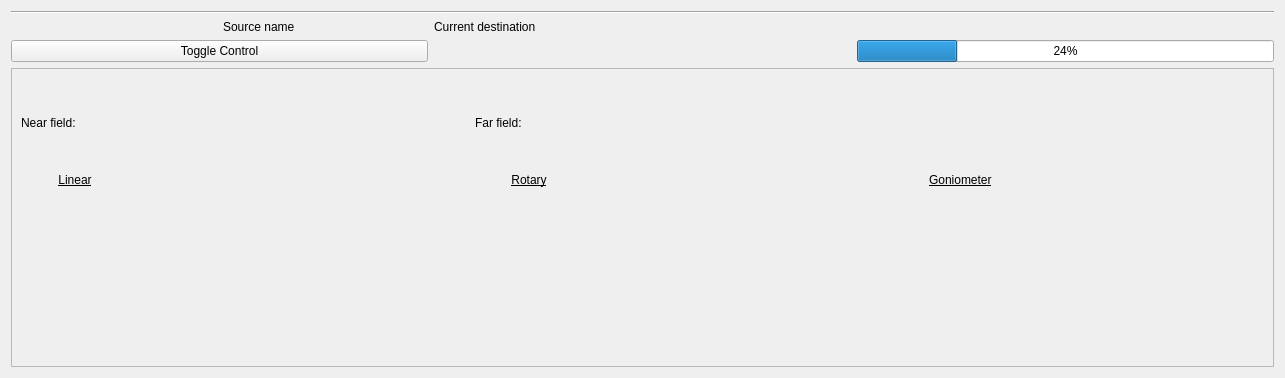
<?xml version="1.0" encoding="UTF-8"?>
<ui version="4.0">
 <class>BtmsSourceOverviewWidget</class>
 <widget class="QWidget" name="BtmsSourceOverviewWidget">
  <property name="geometry">
   <rect>
    <x>0</x>
    <y>0</y>
    <width>1285</width>
    <height>378</height>
   </rect>
  </property>
  <property name="sizePolicy">
   <sizepolicy hsizetype="Preferred" vsizetype="Maximum">
    <horstretch>0</horstretch>
    <verstretch>0</verstretch>
   </sizepolicy>
  </property>
  <property name="maximumSize">
   <size>
    <width>16777215</width>
    <height>16777215</height>
   </size>
  </property>
  <property name="windowTitle">
   <string>Form</string>
  </property>
  <layout class="QGridLayout" name="source_layout">
   <item row="1" column="1" alignment="Qt::AlignVCenter">
    <widget class="BtmsLaserDestinationLabel" name="current_dest_label">
     <property name="sizePolicy">
      <sizepolicy hsizetype="Preferred" vsizetype="Maximum">
       <horstretch>0</horstretch>
       <verstretch>0</verstretch>
      </sizepolicy>
     </property>
     <property name="text">
      <string>Current destination</string>
     </property>
    </widget>
   </item>
   <item row="1" column="0">
    <layout class="QHBoxLayout" name="source_and_validity_layout">
     <item>
      <widget class="BtmsSourceValidWidget" name="valid_widget">
       <property name="frameShape">
        <enum>QFrame::NoFrame</enum>
       </property>
       <property name="frameShadow">
        <enum>QFrame::Raised</enum>
       </property>
      </widget>
     </item>
     <item>
      <widget class="QLabel" name="source_name_label">
       <property name="sizePolicy">
        <sizepolicy hsizetype="Preferred" vsizetype="Maximum">
         <horstretch>0</horstretch>
         <verstretch>0</verstretch>
        </sizepolicy>
       </property>
       <property name="text">
        <string>Source name</string>
       </property>
      </widget>
     </item>
    </layout>
   </item>
   <item row="0" column="0" colspan="3">
    <widget class="Line" name="line">
     <property name="orientation">
      <enum>Qt::Horizontal</enum>
     </property>
    </widget>
   </item>
   <item row="5" column="0" colspan="3">
    <widget class="QFrame" name="motor_frame">
     <property name="frameShape">
      <enum>QFrame::StyledPanel</enum>
     </property>
     <property name="frameShadow">
      <enum>QFrame::Raised</enum>
     </property>
     <layout class="QGridLayout" name="gridLayout_2">
      <item row="4" column="4" colspan="4" alignment="Qt::AlignTop">
       <widget class="TyphosPositionerWidget" name="rotary_widget">
        <property name="sizePolicy">
         <sizepolicy hsizetype="Preferred" vsizetype="Maximum">
          <horstretch>0</horstretch>
          <verstretch>0</verstretch>
         </sizepolicy>
        </property>
        <property name="toolTip">
         <string/>
        </property>
       </widget>
      </item>
      <item row="3" column="4" alignment="Qt::AlignTop">
       <widget class="QLabel" name="rotary_control_label">
        <property name="sizePolicy">
         <sizepolicy hsizetype="Preferred" vsizetype="Preferred">
          <horstretch>0</horstretch>
          <verstretch>0</verstretch>
         </sizepolicy>
        </property>
        <property name="maximumSize">
         <size>
          <width>200</width>
          <height>16777215</height>
         </size>
        </property>
        <property name="font">
         <font>
          <underline>true</underline>
         </font>
        </property>
        <property name="text">
         <string>Rotary</string>
        </property>
        <property name="alignment">
         <set>Qt::AlignCenter</set>
        </property>
       </widget>
      </item>
      <item row="2" column="6">
       <widget class="PyDMLabel" name="far_y_label">
        <property name="sizePolicy">
         <sizepolicy hsizetype="Preferred" vsizetype="Preferred">
          <horstretch>0</horstretch>
          <verstretch>0</verstretch>
         </sizepolicy>
        </property>
        <property name="maximumSize">
         <size>
          <width>200</width>
          <height>16777215</height>
         </size>
        </property>
        <property name="toolTip">
         <string/>
        </property>
        <property name="precision" stdset="0">
         <number>0</number>
        </property>
        <property name="showUnits" stdset="0">
         <bool>false</bool>
        </property>
        <property name="precisionFromPV" stdset="0">
         <bool>true</bool>
        </property>
        <property name="alarmSensitiveContent" stdset="0">
         <bool>false</bool>
        </property>
        <property name="alarmSensitiveBorder" stdset="0">
         <bool>true</bool>
        </property>
        <property name="channel" stdset="0">
         <string/>
        </property>
       </widget>
      </item>
      <item row="2" column="0">
       <widget class="QLabel" name="near_field_label">
        <property name="sizePolicy">
         <sizepolicy hsizetype="Preferred" vsizetype="Preferred">
          <horstretch>0</horstretch>
          <verstretch>0</verstretch>
         </sizepolicy>
        </property>
        <property name="maximumSize">
         <size>
          <width>200</width>
          <height>16777215</height>
         </size>
        </property>
        <property name="toolTip">
         <string>&lt;html&gt;&lt;head/&gt;&lt;body&gt;&lt;p&gt;Near Field X, Y positions&lt;/p&gt;&lt;/body&gt;&lt;/html&gt;</string>
        </property>
        <property name="text">
         <string>Near field:</string>
        </property>
       </widget>
      </item>
      <item row="3" column="0" alignment="Qt::AlignTop">
       <widget class="QLabel" name="linear_control_label">
        <property name="sizePolicy">
         <sizepolicy hsizetype="Preferred" vsizetype="Preferred">
          <horstretch>0</horstretch>
          <verstretch>0</verstretch>
         </sizepolicy>
        </property>
        <property name="maximumSize">
         <size>
          <width>200</width>
          <height>16777215</height>
         </size>
        </property>
        <property name="font">
         <font>
          <underline>true</underline>
         </font>
        </property>
        <property name="text">
         <string>Linear</string>
        </property>
        <property name="alignment">
         <set>Qt::AlignCenter</set>
        </property>
       </widget>
      </item>
      <item row="3" column="9" alignment="Qt::AlignTop">
       <widget class="QLabel" name="goniometer_control_label">
        <property name="sizePolicy">
         <sizepolicy hsizetype="Preferred" vsizetype="Preferred">
          <horstretch>0</horstretch>
          <verstretch>0</verstretch>
         </sizepolicy>
        </property>
        <property name="maximumSize">
         <size>
          <width>200</width>
          <height>16777215</height>
         </size>
        </property>
        <property name="font">
         <font>
          <underline>true</underline>
         </font>
        </property>
        <property name="text">
         <string>Goniometer</string>
        </property>
        <property name="alignment">
         <set>Qt::AlignLeading|Qt::AlignLeft|Qt::AlignVCenter</set>
        </property>
       </widget>
      </item>
      <item row="4" column="9" colspan="3" alignment="Qt::AlignTop">
       <widget class="TyphosPositionerWidget" name="goniometer_widget">
        <property name="sizePolicy">
         <sizepolicy hsizetype="Preferred" vsizetype="Maximum">
          <horstretch>0</horstretch>
          <verstretch>0</verstretch>
         </sizepolicy>
        </property>
        <property name="toolTip">
         <string/>
        </property>
       </widget>
      </item>
      <item row="3" column="1" colspan="3">
       <widget class="PyDMLabel" name="linear_label">
        <property name="sizePolicy">
         <sizepolicy hsizetype="Preferred" vsizetype="Preferred">
          <horstretch>0</horstretch>
          <verstretch>0</verstretch>
         </sizepolicy>
        </property>
        <property name="maximumSize">
         <size>
          <width>200</width>
          <height>16777215</height>
         </size>
        </property>
        <property name="toolTip">
         <string/>
        </property>
        <property name="alignment">
         <set>Qt::AlignCenter</set>
        </property>
        <property name="precision" stdset="0">
         <number>0</number>
        </property>
        <property name="showUnits" stdset="0">
         <bool>false</bool>
        </property>
        <property name="precisionFromPV" stdset="0">
         <bool>true</bool>
        </property>
        <property name="alarmSensitiveContent" stdset="0">
         <bool>false</bool>
        </property>
        <property name="alarmSensitiveBorder" stdset="0">
         <bool>true</bool>
        </property>
        <property name="channel" stdset="0">
         <string/>
        </property>
       </widget>
      </item>
      <item row="4" column="0" colspan="3" alignment="Qt::AlignTop">
       <widget class="TyphosPositionerWidget" name="linear_widget">
        <property name="sizePolicy">
         <sizepolicy hsizetype="Preferred" vsizetype="Maximum">
          <horstretch>0</horstretch>
          <verstretch>0</verstretch>
         </sizepolicy>
        </property>
        <property name="toolTip">
         <string/>
        </property>
       </widget>
      </item>
      <item row="2" column="4">
       <widget class="QLabel" name="far_field_desc_label">
        <property name="sizePolicy">
         <sizepolicy hsizetype="Preferred" vsizetype="Preferred">
          <horstretch>0</horstretch>
          <verstretch>0</verstretch>
         </sizepolicy>
        </property>
        <property name="maximumSize">
         <size>
          <width>200</width>
          <height>16777215</height>
         </size>
        </property>
        <property name="toolTip">
         <string>&lt;html&gt;&lt;head/&gt;&lt;body&gt;&lt;p&gt;Far Field X, Y positions&lt;/p&gt;&lt;/body&gt;&lt;/html&gt;</string>
        </property>
        <property name="text">
         <string>Far field:</string>
        </property>
       </widget>
      </item>
      <item row="2" column="2">
       <widget class="PyDMLabel" name="near_y_label">
        <property name="sizePolicy">
         <sizepolicy hsizetype="Preferred" vsizetype="Preferred">
          <horstretch>0</horstretch>
          <verstretch>0</verstretch>
         </sizepolicy>
        </property>
        <property name="maximumSize">
         <size>
          <width>200</width>
          <height>16777215</height>
         </size>
        </property>
        <property name="toolTip">
         <string/>
        </property>
        <property name="precision" stdset="0">
         <number>0</number>
        </property>
        <property name="showUnits" stdset="0">
         <bool>false</bool>
        </property>
        <property name="precisionFromPV" stdset="0">
         <bool>true</bool>
        </property>
        <property name="alarmSensitiveContent" stdset="0">
         <bool>false</bool>
        </property>
        <property name="alarmSensitiveBorder" stdset="0">
         <bool>true</bool>
        </property>
        <property name="channel" stdset="0">
         <string/>
        </property>
       </widget>
      </item>
      <item row="2" column="1">
       <widget class="PyDMLabel" name="near_x_label">
        <property name="sizePolicy">
         <sizepolicy hsizetype="Preferred" vsizetype="Preferred">
          <horstretch>0</horstretch>
          <verstretch>0</verstretch>
         </sizepolicy>
        </property>
        <property name="maximumSize">
         <size>
          <width>200</width>
          <height>16777215</height>
         </size>
        </property>
        <property name="toolTip">
         <string/>
        </property>
        <property name="precision" stdset="0">
         <number>0</number>
        </property>
        <property name="showUnits" stdset="0">
         <bool>false</bool>
        </property>
        <property name="precisionFromPV" stdset="0">
         <bool>true</bool>
        </property>
        <property name="alarmSensitiveContent" stdset="0">
         <bool>false</bool>
        </property>
        <property name="alarmSensitiveBorder" stdset="0">
         <bool>true</bool>
        </property>
        <property name="channel" stdset="0">
         <string/>
        </property>
       </widget>
      </item>
      <item row="3" column="5" colspan="3">
       <widget class="PyDMLabel" name="rotary_label">
        <property name="sizePolicy">
         <sizepolicy hsizetype="Preferred" vsizetype="Preferred">
          <horstretch>0</horstretch>
          <verstretch>0</verstretch>
         </sizepolicy>
        </property>
        <property name="maximumSize">
         <size>
          <width>200</width>
          <height>16777215</height>
         </size>
        </property>
        <property name="toolTip">
         <string/>
        </property>
        <property name="alignment">
         <set>Qt::AlignCenter</set>
        </property>
        <property name="precision" stdset="0">
         <number>0</number>
        </property>
        <property name="showUnits" stdset="0">
         <bool>false</bool>
        </property>
        <property name="precisionFromPV" stdset="0">
         <bool>true</bool>
        </property>
        <property name="alarmSensitiveContent" stdset="0">
         <bool>false</bool>
        </property>
        <property name="alarmSensitiveBorder" stdset="0">
         <bool>true</bool>
        </property>
        <property name="channel" stdset="0">
         <string/>
        </property>
       </widget>
      </item>
      <item row="2" column="5">
       <widget class="PyDMLabel" name="far_x_label">
        <property name="sizePolicy">
         <sizepolicy hsizetype="Preferred" vsizetype="Preferred">
          <horstretch>0</horstretch>
          <verstretch>0</verstretch>
         </sizepolicy>
        </property>
        <property name="maximumSize">
         <size>
          <width>200</width>
          <height>16777215</height>
         </size>
        </property>
        <property name="toolTip">
         <string/>
        </property>
        <property name="precision" stdset="0">
         <number>0</number>
        </property>
        <property name="showUnits" stdset="0">
         <bool>false</bool>
        </property>
        <property name="precisionFromPV" stdset="0">
         <bool>true</bool>
        </property>
        <property name="alarmSensitiveContent" stdset="0">
         <bool>false</bool>
        </property>
        <property name="alarmSensitiveBorder" stdset="0">
         <bool>true</bool>
        </property>
        <property name="channel" stdset="0">
         <string/>
        </property>
       </widget>
      </item>
      <item row="3" column="10" colspan="2">
       <widget class="PyDMLabel" name="goniometer_label">
        <property name="sizePolicy">
         <sizepolicy hsizetype="Preferred" vsizetype="Preferred">
          <horstretch>0</horstretch>
          <verstretch>0</verstretch>
         </sizepolicy>
        </property>
        <property name="maximumSize">
         <size>
          <width>200</width>
          <height>16777215</height>
         </size>
        </property>
        <property name="toolTip">
         <string/>
        </property>
        <property name="alignment">
         <set>Qt::AlignCenter</set>
        </property>
        <property name="precision" stdset="0">
         <number>0</number>
        </property>
        <property name="showUnits" stdset="0">
         <bool>false</bool>
        </property>
        <property name="precisionFromPV" stdset="0">
         <bool>true</bool>
        </property>
        <property name="alarmSensitiveContent" stdset="0">
         <bool>false</bool>
        </property>
        <property name="alarmSensitiveBorder" stdset="0">
         <bool>true</bool>
        </property>
        <property name="channel" stdset="0">
         <string/>
        </property>
       </widget>
      </item>
     </layout>
    </widget>
   </item>
   <item row="2" column="2">
    <widget class="QProgressBar" name="motion_progress_widget">
     <property name="sizePolicy">
      <sizepolicy hsizetype="Minimum" vsizetype="Maximum">
       <horstretch>0</horstretch>
       <verstretch>0</verstretch>
      </sizepolicy>
     </property>
     <property name="value">
      <number>24</number>
     </property>
    </widget>
   </item>
   <item row="2" column="0">
    <widget class="QPushButton" name="show_motors_button">
     <property name="text">
      <string>Toggle Control</string>
     </property>
     <property name="checkable">
      <bool>true</bool>
     </property>
    </widget>
   </item>
   <item row="2" column="1">
    <widget class="BtmsLaserDestinationChoice" name="target_dest_widget">
     <property name="frameShape">
      <enum>QFrame::NoFrame</enum>
     </property>
     <property name="frameShadow">
      <enum>QFrame::Raised</enum>
     </property>
    </widget>
   </item>
  </layout>
 </widget>
 <customwidgets>
  <customwidget>
   <class>PyDMLabel</class>
   <extends>QLabel</extends>
   <header>pydm.widgets.label</header>
  </customwidget>
  <customwidget>
   <class>TyphosPositionerWidget</class>
   <extends>QWidget</extends>
   <header>typhos.positioner</header>
  </customwidget>
  <customwidget>
   <class>BtmsLaserDestinationLabel</class>
   <extends>QLabel</extends>
   <header>btms_ui.widgets</header>
  </customwidget>
  <customwidget>
   <class>BtmsLaserDestinationChoice</class>
   <extends>QFrame</extends>
   <header>btms_ui.widgets</header>
   <container>1</container>
  </customwidget>
  <customwidget>
   <class>BtmsSourceValidWidget</class>
   <extends>QFrame</extends>
   <header>btms_ui.widgets</header>
   <container>1</container>
  </customwidget>
 </customwidgets>
 <resources/>
 <connections/>
</ui>
